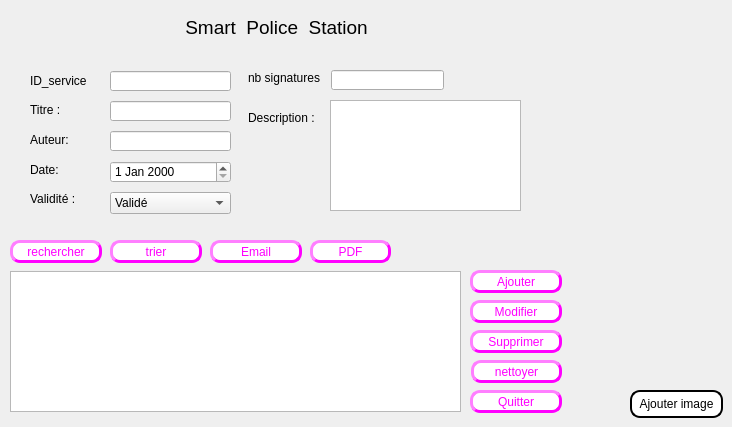
      <widget class="QWidget" name="widget">
       <attribute name="icon">
        <iconset>
         <normaloff>../Downloads/téléchargement.png</normaloff>../Downloads/téléchargement.png</iconset>
       </attribute>
       <attribute name="title">
        <string>service</string>
       </attribute>
       <widget class="QPushButton" name="ajouterimage">
        <property name="geometry">
         <rect>
          <x>630</x>
          <y>390</y>
          <width>93</width>
          <height>28</height>
         </rect>
        </property>
        <property name="styleSheet">
         <string notr="true">background-color:white; 
color:black; 
border-style:outset ; 
border-width:2px ; 
border-radius:10px;</string>
        </property>
        <property name="text">
         <string>Ajouter image</string>
        </property>
        <property name="default">
         <bool>false</bool>
        </property>
       </widget>
       <widget class="QLabel" name="idservice">
        <property name="geometry">
         <rect>
          <x>30</x>
          <y>73</y>
          <width>81</width>
          <height>16</height>
         </rect>
        </property>
        <property name="text">
         <string>ID_service</string>
        </property>
       </widget>
       <widget class="QLabel" name="label_5">
        <property name="geometry">
         <rect>
          <x>30</x>
          <y>103</y>
          <width>47</width>
          <height>13</height>
         </rect>
        </property>
        <property name="text">
         <string>Titre :</string>
        </property>
       </widget>
       <widget class="QLabel" name="label_8">
        <property name="geometry">
         <rect>
          <x>30</x>
          <y>133</y>
          <width>47</width>
          <height>13</height>
         </rect>
        </property>
        <property name="text">
         <string>Auteur:</string>
        </property>
       </widget>
       <widget class="QLabel" name="label_11">
        <property name="geometry">
         <rect>
          <x>30</x>
          <y>163</y>
          <width>47</width>
          <height>13</height>
         </rect>
        </property>
        <property name="text">
         <string>Date:</string>
        </property>
       </widget>
       <widget class="QLineEdit" name="id_serv">
        <property name="geometry">
         <rect>
          <x>110</x>
          <y>71</y>
          <width>121</width>
          <height>20</height>
         </rect>
        </property>
       </widget>
       <widget class="QLineEdit" name="titre_serv">
        <property name="geometry">
         <rect>
          <x>110</x>
          <y>101</y>
          <width>121</width>
          <height>20</height>
         </rect>
        </property>
       </widget>
       <widget class="QLineEdit" name="auteur_serv">
        <property name="geometry">
         <rect>
          <x>110</x>
          <y>131</y>
          <width>121</width>
          <height>20</height>
         </rect>
        </property>
       </widget>
       <widget class="QDateEdit" name="dateEdit">
        <property name="geometry">
         <rect>
          <x>110</x>
          <y>161</y>
          <width>121</width>
          <height>22</height>
         </rect>
        </property>
       </widget>
       <widget class="QLabel" name="label_12">
        <property name="geometry">
         <rect>
          <x>248</x>
          <y>110</y>
          <width>81</width>
          <height>16</height>
         </rect>
        </property>
        <property name="text">
         <string>Description :</string>
        </property>
       </widget>
       <widget class="QComboBox" name="validite_serv">
        <property name="geometry">
         <rect>
          <x>110</x>
          <y>192</y>
          <width>121</width>
          <height>22</height>
         </rect>
        </property>
        <property name="styleSheet">
         <string notr="true"/>
        </property>
        <item>
         <property name="text">
          <string>Validé</string>
         </property>
        </item>
        <item>
         <property name="text">
          <string>Non validé</string>
         </property>
        </item>
       </widget>
       <widget class="QLabel" name="label_23">
        <property name="geometry">
         <rect>
          <x>30</x>
          <y>191</y>
          <width>51</width>
          <height>16</height>
         </rect>
        </property>
        <property name="text">
         <string>Validité :</string>
        </property>
       </widget>
       <widget class="QTableView" name="tab_service">
        <property name="geometry">
         <rect>
          <x>10</x>
          <y>271</y>
          <width>451</width>
          <height>141</height>
         </rect>
        </property>
       </widget>
       <widget class="QPushButton" name="ajouter_service">
        <property name="geometry">
         <rect>
          <x>470</x>
          <y>270</y>
          <width>92</width>
          <height>23</height>
         </rect>
        </property>
        <property name="styleSheet">
         <string notr="true">
background-color:white; 
color: rgb(255, 0, 255);
border-style:outset ; 
border-width:3px ; 
border-radius:10px;</string>
        </property>
        <property name="text">
         <string>Ajouter</string>
        </property>
       </widget>
       <widget class="QPushButton" name="pushButton_26">
        <property name="geometry">
         <rect>
          <x>470</x>
          <y>390</y>
          <width>92</width>
          <height>23</height>
         </rect>
        </property>
        <property name="styleSheet">
         <string notr="true">
background-color:white; 
color: rgb(255, 0, 255);
border-style:outset ; 
border-width:3px ; 
border-radius:10px;</string>
        </property>
        <property name="text">
         <string>Quitter</string>
        </property>
       </widget>
       <widget class="QPushButton" name="modifier_service">
        <property name="geometry">
         <rect>
          <x>470</x>
          <y>300</y>
          <width>92</width>
          <height>23</height>
         </rect>
        </property>
        <property name="styleSheet">
         <string notr="true">
background-color:white; 
color: rgb(255, 0, 255);
border-style:outset ; 
border-width:3px ; 
border-radius:10px;</string>
        </property>
        <property name="text">
         <string>Modifier</string>
        </property>
       </widget>
       <widget class="QPushButton" name="supprimer_service">
        <property name="geometry">
         <rect>
          <x>470</x>
          <y>330</y>
          <width>92</width>
          <height>23</height>
         </rect>
        </property>
        <property name="styleSheet">
         <string notr="true">
background-color:white; 
color: rgb(255, 0, 255);
border-style:outset ; 
border-width:3px ; 
border-radius:10px;</string>
        </property>
        <property name="text">
         <string>Supprimer</string>
        </property>
       </widget>
       <widget class="QPushButton" name="pushButton_28">
        <property name="geometry">
         <rect>
          <x>10</x>
          <y>240</y>
          <width>92</width>
          <height>23</height>
         </rect>
        </property>
        <property name="styleSheet">
         <string notr="true">
background-color:white; 
color: rgb(255, 0, 255);
border-style:outset ; 
border-width:3px ; 
border-radius:10px;</string>
        </property>
        <property name="text">
         <string>rechercher</string>
        </property>
       </widget>
       <widget class="QPushButton" name="pushButton_29">
        <property name="geometry">
         <rect>
          <x>110</x>
          <y>240</y>
          <width>92</width>
          <height>23</height>
         </rect>
        </property>
        <property name="styleSheet">
         <string notr="true">
background-color:white; 
color: rgb(255, 0, 255);
border-style:outset ; 
border-width:3px ; 
border-radius:10px;</string>
        </property>
        <property name="text">
         <string>trier</string>
        </property>
       </widget>
       <widget class="QPushButton" name="pushButton_33">
        <property name="geometry">
         <rect>
          <x>210</x>
          <y>240</y>
          <width>92</width>
          <height>23</height>
         </rect>
        </property>
        <property name="styleSheet">
         <string notr="true">
background-color:white; 
color: rgb(255, 0, 255);
border-style:outset ; 
border-width:3px ; 
border-radius:10px;</string>
        </property>
        <property name="text">
         <string>Email</string>
        </property>
       </widget>
       <widget class="QTextEdit" name="description_serv">
        <property name="geometry">
         <rect>
          <x>330</x>
          <y>100</y>
          <width>191</width>
          <height>111</height>
         </rect>
        </property>
       </widget>
       <widget class="QPushButton" name="pdf_service">
        <property name="geometry">
         <rect>
          <x>310</x>
          <y>240</y>
          <width>81</width>
          <height>23</height>
         </rect>
        </property>
        <property name="styleSheet">
         <string notr="true">
background-color:white; 
color: rgb(255, 0, 255);
border-style:outset ; 
border-width:3px ; 
border-radius:10px;</string>
        </property>
        <property name="text">
         <string>PDF</string>
        </property>
       </widget>
       <widget class="QLabel" name="policou_2">
        <property name="geometry">
         <rect>
          <x>180</x>
          <y>10</y>
          <width>351</width>
          <height>35</height>
         </rect>
        </property>
        <property name="sizePolicy">
         <sizepolicy hsizetype="Preferred" vsizetype="Maximum">
          <horstretch>0</horstretch>
          <verstretch>0</verstretch>
         </sizepolicy>
        </property>
        <property name="font">
         <font>
          <family>Arial</family>
          <pointsize>14</pointsize>
          <weight>50</weight>
          <bold>false</bold>
          <underline>false</underline>
         </font>
        </property>
        <property name="text">
         <string> Smart  Police  Station</string>
        </property>
        <property name="textFormat">
         <enum>Qt::PlainText</enum>
        </property>
       </widget>
       <widget class="QPushButton" name="nettoyer_2">
        <property name="geometry">
         <rect>
          <x>471</x>
          <y>360</y>
          <width>91</width>
          <height>23</height>
         </rect>
        </property>
        <property name="styleSheet">
         <string notr="true">
background-color:white; 
color: rgb(255, 0, 255);
border-style:outset ; 
border-width:3px ; 
border-radius:10px;</string>
        </property>
        <property name="text">
         <string>nettoyer</string>
        </property>
       </widget>
       <widget class="QLineEdit" name="nbr_serv">
        <property name="geometry">
         <rect>
          <x>331</x>
          <y>70</y>
          <width>113</width>
          <height>20</height>
         </rect>
        </property>
       </widget>
       <widget class="QLabel" name="label_7">
        <property name="geometry">
         <rect>
          <x>248</x>
          <y>70</y>
          <width>111</width>
          <height>16</height>
         </rect>
        </property>
        <property name="text">
         <string>nb signatures </string>
        </property>
       </widget>
      </widget>
